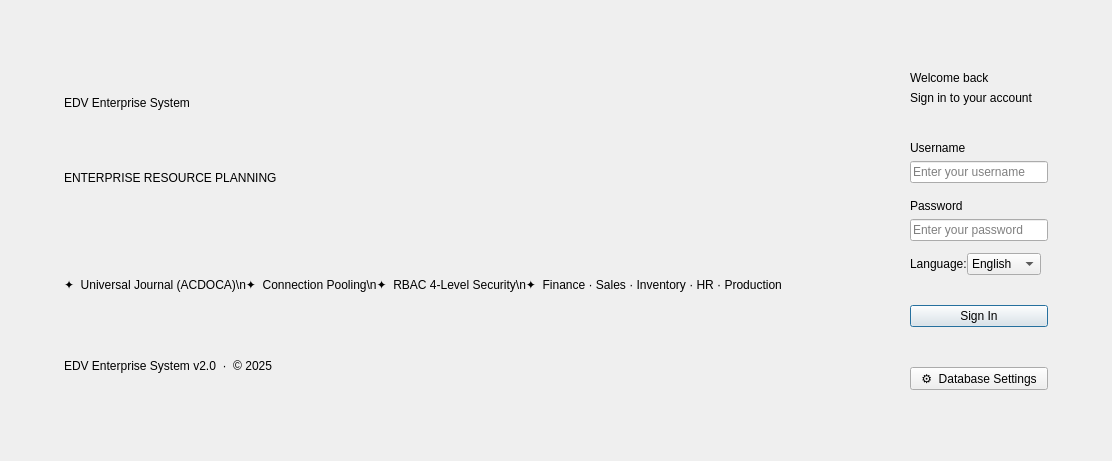
<?xml version="1.0" encoding="UTF-8"?>
<ui version="4.0">
 <class>LoginPage</class>
 <widget class="QWidget" name="LoginPage">
  <property name="windowTitle"><string>Login</string></property>
  <layout class="QHBoxLayout" name="outerLayout">
   <property name="margin"><number>0</number></property>
   <property name="spacing"><number>0</number></property>

   <!-- LEFT BRAND PANEL (60%) -->
   <item>
    <widget class="QWidget" name="brandPanel">
     <property name="objectName"><string>loginBrandPanel</string></property>
     <layout class="QVBoxLayout" name="brandLayout">
      <property name="margin"><number>64</number></property>
      <property name="spacing"><number>12</number></property>
      <item><spacer><property name="orientation"><enum>Qt::Vertical</enum></property></spacer></item>
      <item>
       <widget class="QLabel" name="logoLabel">
        <property name="text"><string>EDV Enterprise System</string></property>
        <property name="objectName"><string>loginLogoText</string></property>
       </widget>
      </item>
      <item>
       <widget class="QLabel" name="sloganLabel">
        <property name="text"><string>ENTERPRISE RESOURCE PLANNING</string></property>
        <property name="objectName"><string>loginSloganText</string></property>
       </widget>
      </item>
      <item><spacer><property name="orientation"><enum>Qt::Vertical</enum></property><property name="sizeType"><enum>QSizePolicy::Fixed</enum></property><property name="sizeHint" stdset="0"><size><width>0</width><height>32</height></size></property></spacer></item>
      <item>
       <widget class="QLabel" name="featureLabel">
        <property name="text"><string>✦  Universal Journal (ACDOCA)\n✦  Connection Pooling\n✦  RBAC 4-Level Security\n✦  Finance · Sales · Inventory · HR · Production</string></property>
        <property name="objectName"><string>loginFeatureList</string></property>
       </widget>
      </item>
      <item><spacer><property name="orientation"><enum>Qt::Vertical</enum></property></spacer></item>
      <item>
       <widget class="QLabel" name="copyrightLabel">
        <property name="text"><string>EDV Enterprise System v2.0  ·  © 2025</string></property>
        <property name="objectName"><string>loginCopyright</string></property>
       </widget>
      </item>
     </layout>
    </widget>
   </item>

   <!-- RIGHT FORM PANEL (40%) -->
   <item>
    <widget class="QWidget" name="formPanel">
     <property name="objectName"><string>loginFormPanel</string></property>
     <property name="minimumWidth"><number>420</number></property>
     <property name="maximumWidth"><number>480</number></property>
     <layout class="QVBoxLayout" name="formLayout">
      <property name="margin"><number>64</number></property>
      <property name="spacing"><number>0</number></property>
      <item><spacer><property name="orientation"><enum>Qt::Vertical</enum></property></spacer></item>
      <item>
       <widget class="QLabel" name="welcomeLabel">
        <property name="text"><string>Welcome back</string></property>
        <property name="objectName"><string>loginWelcomeText</string></property>
       </widget>
      </item>
      <item><spacer><property name="orientation"><enum>Qt::Vertical</enum></property><property name="sizeType"><enum>QSizePolicy::Fixed</enum></property><property name="sizeHint" stdset="0"><size><width>0</width><height>6</height></size></property></spacer></item>
      <item>
       <widget class="QLabel" name="signInLabel">
        <property name="text"><string>Sign in to your account</string></property>
        <property name="objectName"><string>loginSectionTitle</string></property>
       </widget>
      </item>
      <item><spacer><property name="orientation"><enum>Qt::Vertical</enum></property><property name="sizeType"><enum>QSizePolicy::Fixed</enum></property><property name="sizeHint" stdset="0"><size><width>0</width><height>36</height></size></property></spacer></item>

      <!-- Username -->
      <item>
       <widget class="QLabel" name="usernameLabel">
        <property name="text"><string>Username</string></property>
        <property name="objectName"><string>loginFieldLabel</string></property>
       </widget>
      </item>
      <item><spacer><property name="orientation"><enum>Qt::Vertical</enum></property><property name="sizeType"><enum>QSizePolicy::Fixed</enum></property><property name="sizeHint" stdset="0"><size><width>0</width><height>6</height></size></property></spacer></item>
      <item>
       <widget class="QLineEdit" name="usernameEdit">
        <property name="placeholderText"><string>Enter your username</string></property>
        <property name="minimumHeight"><number>46</number></property>
       </widget>
      </item>
      <item><spacer><property name="orientation"><enum>Qt::Vertical</enum></property><property name="sizeType"><enum>QSizePolicy::Fixed</enum></property><property name="sizeHint" stdset="0"><size><width>0</width><height>16</height></size></property></spacer></item>

      <!-- Password -->
      <item>
       <widget class="QLabel" name="passwordLabel">
        <property name="text"><string>Password</string></property>
        <property name="objectName"><string>loginFieldLabel</string></property>
       </widget>
      </item>
      <item><spacer><property name="orientation"><enum>Qt::Vertical</enum></property><property name="sizeType"><enum>QSizePolicy::Fixed</enum></property><property name="sizeHint" stdset="0"><size><width>0</width><height>6</height></size></property></spacer></item>
      <item>
       <widget class="QLineEdit" name="passwordEdit">
        <property name="echoMode"><enum>QLineEdit::Password</enum></property>
        <property name="placeholderText"><string>Enter your password</string></property>
        <property name="minimumHeight"><number>46</number></property>
       </widget>
      </item>
      <item><spacer><property name="orientation"><enum>Qt::Vertical</enum></property><property name="sizeType"><enum>QSizePolicy::Fixed</enum></property><property name="sizeHint" stdset="0"><size><width>0</width><height>12</height></size></property></spacer></item>

      <!-- Language -->
      <item>
       <layout class="QHBoxLayout">
        <item>
         <widget class="QLabel" name="languageLabel">
          <property name="text"><string>Language:</string></property>
          <property name="objectName"><string>loginFieldLabel</string></property>
         </widget>
        </item>
        <item>
         <widget class="QComboBox" name="languageCombo">
          <item><property name="text"><string>English</string></property></item>
          <item><property name="text"><string>Deutsch</string></property></item>
          <item><property name="text"><string>العربية</string></property></item>
         </widget>
        </item>
        <item><spacer><property name="orientation"><enum>Qt::Horizontal</enum></property></spacer></item>
       </layout>
      </item>
      <item><spacer><property name="orientation"><enum>Qt::Vertical</enum></property><property name="sizeType"><enum>QSizePolicy::Fixed</enum></property><property name="sizeHint" stdset="0"><size><width>0</width><height>8</height></size></property></spacer></item>

      <!-- Error -->
      <item>
       <widget class="QLabel" name="errorLabel">
        <property name="text"><string/></property>
        <property name="objectName"><string>errorLabel</string></property>
        <property name="wordWrap"><bool>true</bool></property>
        <property name="minimumHeight"><number>24</number></property>
       </widget>
      </item>
      <item><spacer><property name="orientation"><enum>Qt::Vertical</enum></property><property name="sizeType"><enum>QSizePolicy::Fixed</enum></property><property name="sizeHint" stdset="0"><size><width>0</width><height>8</height></size></property></spacer></item>

      <!-- Sign in button -->
      <item>
       <widget class="QPushButton" name="loginBtn">
        <property name="text"><string>Sign In</string></property>
        <property name="objectName"><string>primaryButton</string></property>
        <property name="minimumHeight"><number>50</number></property>
        <property name="default"><bool>true</bool></property>
       </widget>
      </item>
      <item><spacer><property name="orientation"><enum>Qt::Vertical</enum></property><property name="sizeType"><enum>QSizePolicy::Expanding</enum></property><property name="sizeHint" stdset="0"><size><width>0</width><height>40</height></size></property></spacer></item>

      <!-- DB settings link -->
      <item>
       <widget class="QPushButton" name="dbSettingsBtn">
        <property name="text"><string>⚙  Database Settings</string></property>
        <property name="objectName"><string>secondaryButton</string></property>
        <property name="minimumHeight"><number>40</number></property>
        <property name="flat"><bool>false</bool></property>
       </widget>
      </item>
      <item><spacer><property name="orientation"><enum>Qt::Vertical</enum></property></spacer></item>
     </layout>
    </widget>
   </item>
  </layout>
 </widget>
</ui>
